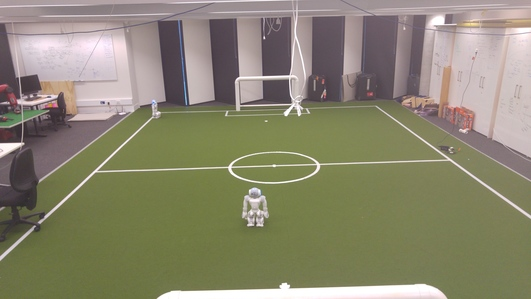
#> input picture field_image.resized.jpg, 531 x 299 px, found by its file name
$ python bw_Field_corner_transform.py
#> lines starting #> are read from the running program, lines starting #| are printed output that depends on the picture; after the words box and inside, x2 and y2 are one past the last pixel; in counts of white or black regions, pixels touching at a corner belong together
import cv2
import numpy as np
import sys
import math

def nothing(*arg):
        pass

#fn = '/home/vctr/Downloads/Sudoku.jpg'
fn = '/home/vctr/Downloads/field_image.resized.jpg'
src = cv2.imread(fn)
#> src is the input picture: shape (299, 531, 3); mean B, G, R 111.4, 134.5, 138.1
gray = cv2.cvtColor(src, cv2.COLOR_BGR2GRAY)
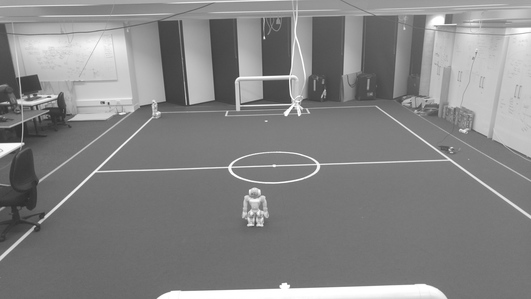
#> gray: shape (299, 531); min 43, max 255, mean 133


cv2.namedWindow('test')
cv2.createTrackbar('thrs1', 'test', 3000, 100000, nothing)
cv2.createTrackbar('thrs2', 'test', 200, 10000, nothing)
cv2.createTrackbar('thrs', 'test', 3, 100, nothing)
cv2.createTrackbar('minLineLength', 'test', 100, 1000, nothing)
cv2.createTrackbar('maxLineGap', 'test', 10, 100, nothing)

while True:
    ret,thresh1 = cv2.threshold(gray,0,255,cv2.THRESH_BINARY | cv2.THRESH_OTSU)
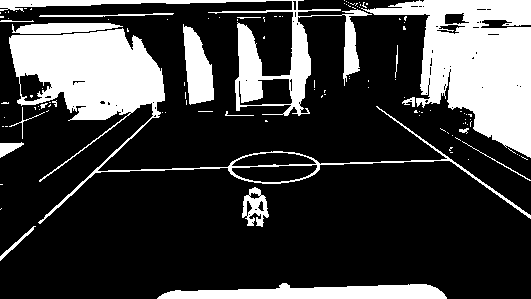
#> thresh1: shape (299, 531); 24.5% white; 116 white regions (97 under 20 px), largest, box (x1, y1, x2, y2) and area: (361, 0, 531, 158) 13435, (9, 28, 531, 224) 12086, (0, 0, 372, 116) 5704
#> ret = 153
    thrs1 = cv2.getTrackbarPos('thrs1', 'test')
    thrs2 = cv2.getTrackbarPos('thrs2', 'test')
    edge = cv2.Canny(thresh1, thrs1, thrs2, apertureSize=5)
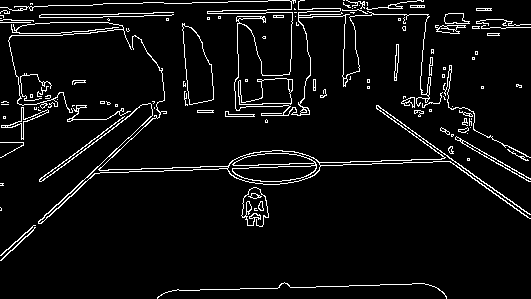
#> edge: shape (299, 531); 5.6% white in thin lines or dots
    cv2.imshow('test', edge)
    ch = cv2.waitKey(5) & 0xFF
#> (key Esc is pressed here)
    if ch == 27:
        break

'''

while True:
    ret,thresh1 = cv2.threshold(gray,0,255,cv2.THRESH_BINARY | cv2.THRESH_OTSU)
    thrs1 = cv2.getTrackbarPos('thrs1', 'test')
    thrs2 = cv2.getTrackbarPos('thrs2', 'test')
    edge = cv2.Canny(thresh1, thrs1, thrs2, apertureSize=5)

    thrs = cv2.getTrackbarPos('thrs', 'test')
    minLineLength = cv2.getTrackbarPos('minLineLength', 'test')
    maxLineGap = cv2.getTrackbarPos('maxLineGap', 'test')

    lines = cv2.HoughLinesP(edge,1,np.pi/180,thrs,np.array([]), minLineLength,maxLineGap)
    for x1,y1,x2,y2 in lines[0]:
        cv2.line(thresh1,(x1,y1),(x2,y2),(0,255,0),2)

    cv2.imshow('test', thresh1)
    ch = cv2.waitKey(5) & 0xFF
    if ch == 27:
        break
'''
